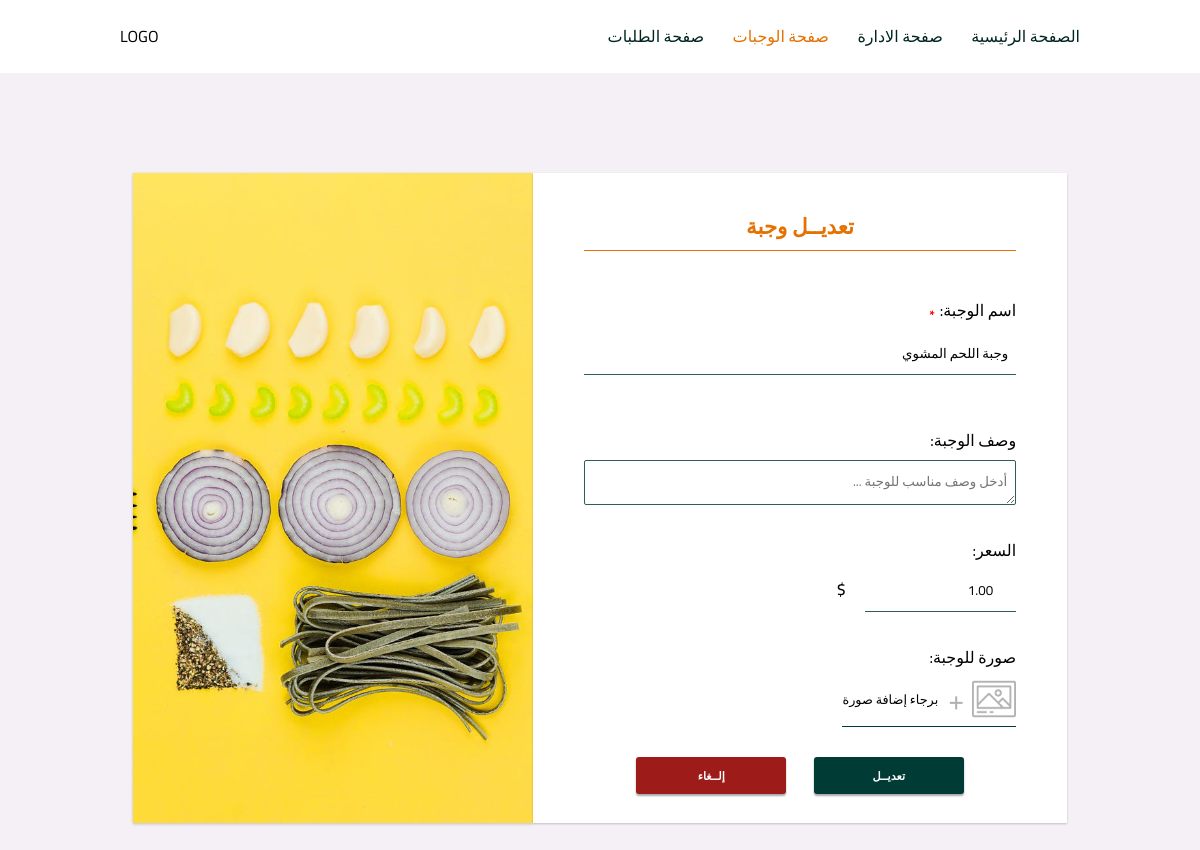
The page /admin/meals/update/1 on the database as committed earlier.
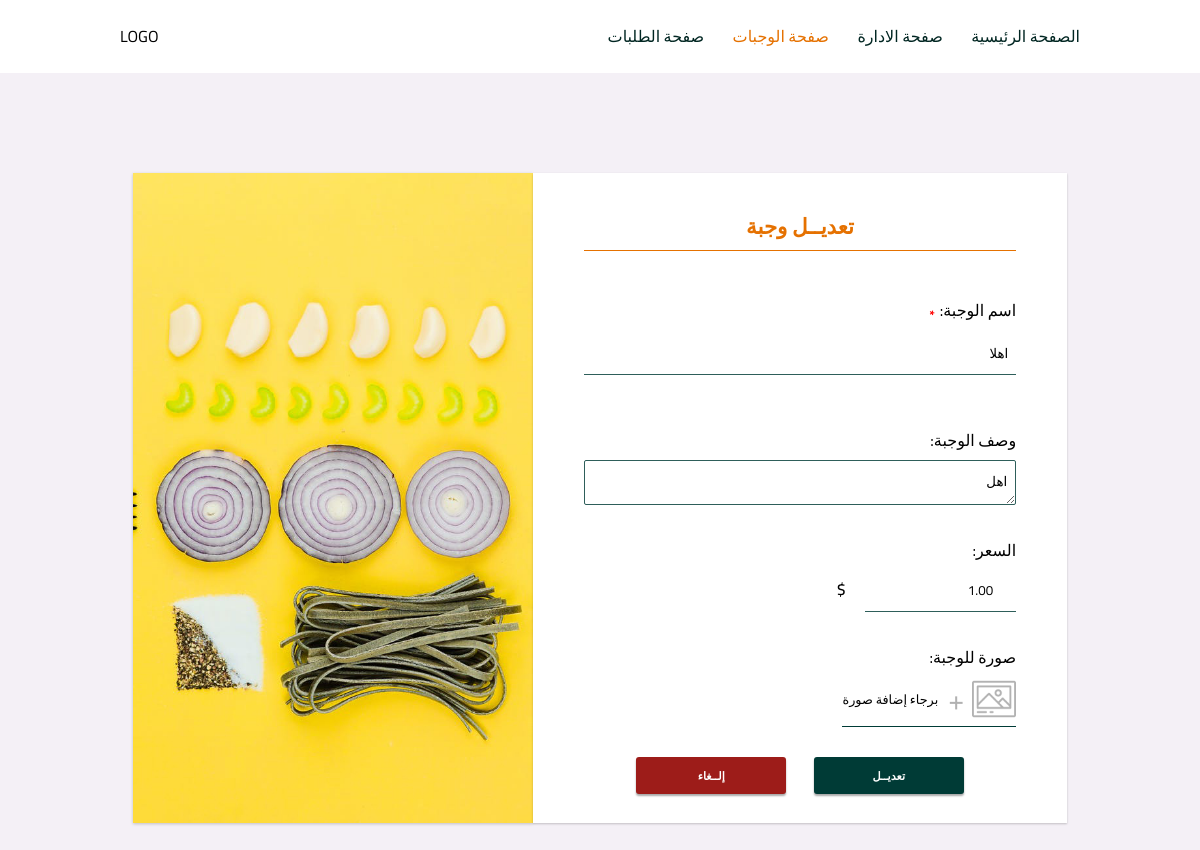
The same page on the database as committed later.
### main.py (models this page shows)
class Meals(db.Model):
    id = db.Column(db.Integer, primary_key=True, autoincrement=True)
    name = db.Column(db.String(50), nullable=False)
    desc = db.Column(db.Text)
    price = db.Column(db.Numeric(10, 2))
    requests = db.relationship('Requests', backref='meal')
    photo_id = db.Column(db.Integer, db.ForeignKey('photos.id'))

### main.py (the view)
@app.route('/admin/meals/update/<int:id>', methods=['GET', 'POST'])
def update_meal(id):
    if request.method == 'POST':
        try:
            url_photo = upload_file()
            if url_photo != default_photo_url:
                meal = o.get_meal_by_id(id)
                photo_id = meal.photo.id
                last_url = o.get_url_photo_by_id(photo_id)
                if path.exists(last_url):
                    remove(last_url)
                o.update_photo(id=photo_id, url=url_photo)
            o.update_meal(id=id, name=request.form['mealName'], desc=request.form['mealDesc'],
                          price=request.form['price'])
            return redirect(url_for('show_meals_for_admin'))
        except:
            return redirect(request.url)
    elif request.method == 'GET':
        context = o.get_meal_by_id(id)
        return render_template('update-meal.html', meal=context)

### main.py (called while the page is built)
    def get_meal_by_id(self, id):
        return Meals.query.get(id)

### templates/update-meal.html (shortened to what this page needs)
<!DOCTYPE html>
<html lang="ar">
  <head>
    <link
      href="{{ url_for('static', filename='style/style.css') }}"
      rel="stylesheet"
    />
  </head>
  <body>
    <div id="update-meal">
      <header id="header">
        <p>LOGO</p>
        <nav class="header-nav">
          <a href="/">الصفحة الرئيسية</a>
          <a href="/admin">صفحة الادارة</a>
          <a class="header-active" href="/admin/meals">صفحة الوجبات</a>
          <a href="/admin/requests">صفحة الطلبات</a>
        </nav>
      </header>
      <main class="main-container">
        <div>
          <div class="main-form-image">
            <img src="/static/images/assets/add-meal-1.jpg" alt="form image" />
          </div>
          <form
            id="update-meal-form"
            class="main-form"
            action="{{url_for('update_meal',id=meal.id)}}"
            method="POST"
            enctype="multipart/form-data"
          >
            <p class="form-header">تعديــل وجبة</p>
            <div class="input-container">
              <label html="mealName"
                ><sub class="required">*</sub>:اسم الوجبة
              </label>
              <input
                type="text"
                name="mealName"
                id="mealName"
                value="{{ meal.name }}"
                placeholder="... أدخل اسم الوجبة"
              />
            </div>
            <div class="input-container">
              <label html="mealDesc"> :وصف الوجبة </label>
              <textarea
                name="mealDesc"
                id="mealDesc"
                placeholder="... أدخل وصف مناسب للوجبة"
                >{{ meal.desc }}</textarea
              >
            </div>
            <div class="input-container">
              <label html="price"> :السعر </label>
              <div>
                <span class="dollar-sign">$</span>
                <input
                  type="number"
                  name="price"
                  id="price"
                  value="{{ meal.price }}"
                  min="1"
                />
              </div>
            </div>
            <div class="input-container input-container-image">
              <label for="mealImage">:صورة للوجبة </label>
              <label for="mealImage" class="meal-image">
                <span id="mealImageName">برجاء إضافة صورة</span>
                <span id="meal-image-plus" class="plus">+ </span>
                <img src="/static/images/assets/image.png" alt="image logo" />
              </label>
            </div>
            <div>
              <a
                class="update-meal-cancel form-btn"
                href="{{ url_for('show_meals_for_admin') }}"
                >إلــغاء</a
              >
              <input
                type="submit"
                name="update-meal-submit"
                id="update-meal-submit"
                class="update-meal-submit form-btn"
                value="تعديــل"
              />
            </div>
          </form>
        </div>
      </main>
    </div>
  </body>
</html>

Rows that differ between the two databases and show on the page:
changed Meals: mealName "وجبة اللحم المشوي" → "اهلا"; mealDesc (not shown) → "اهل"
